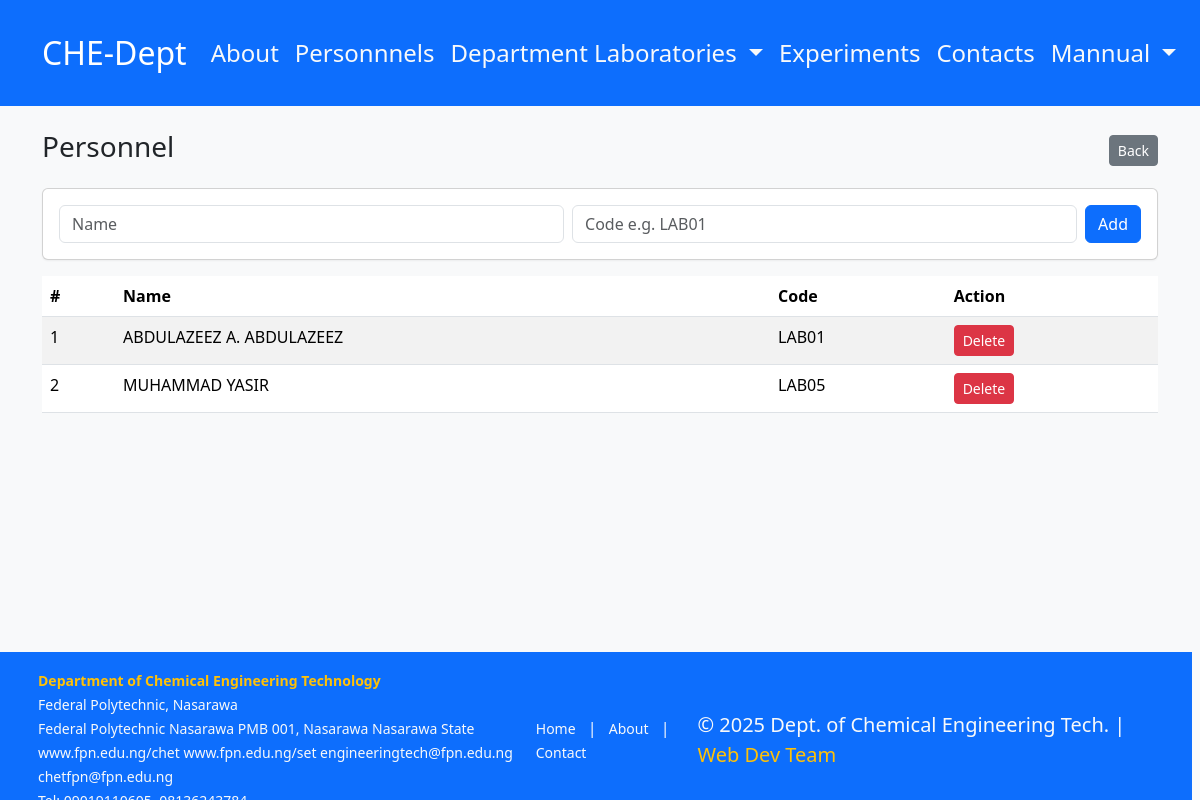
Screenshot of /admin/manage_personnel.php (signed in) with the database file from the repository.
### tables this page shows
CREATE TABLE IF NOT EXISTS personnel (
  id INT AUTO_INCREMENT PRIMARY KEY,
  name VARCHAR(255),
  code VARCHAR(50)
);

### admin/manage_personnel.php (the view, shortened to what this page needs)
<?php
require '../includes/db.php';
$rows = $pdo->query('SELECT * FROM personnel')->fetchAll();
include '../includes/header.php';
?>
<div class="d-flex justify-content-between align-items-center mb-3"><h3>Personnel</h3><a class="btn btn-sm btn-secondary" href="dashboard.php">Back</a></div>
<div class="card p-3 mb-3"><form method="post" class="row g-2"><div class="col"><input name="name" class="form-control" placeholder="Name" required></div><div class="col"><input name="code" class="form-control" placeholder="Code e.g. LAB01" required></div><div class="col-auto"><button class="btn btn-primary" name="add">Add</button></div></form></div>
<table class="table table-striped"><thead><tr><th>#</th><th>Name</th><th>Code</th><th>Action</th></tr></thead><tbody>
<?php foreach($rows as $i=>$r): ?><tr><td><?=$i+1?></td><td><?=htmlspecialchars($r['name'])?></td><td><?=htmlspecialchars($r['code'])?></td><td><a class="btn btn-sm btn-danger" href="?del=<?=$r['id']?>" onclick="return confirm('Delete?')">Delete</a></td></tr><?php endforeach; ?>
</tbody></table>
<div class="container py-5" style="margin-bottom: 10rem;"></div>
<?php include '../includes/footer.php'; ?>

### assets/style.css (style rules this page uses)
body { font-family:Arial,Helvetica,sans-serif; }
.card { box-shadow:0 1px 2px rgba(0,0,0,0.05); }

### rows the page displays
personnel: name "ABDULAZEEZ A. ABDULAZEEZ", code "LAB01"
personnel: name "MUHAMMAD YASIR", code "LAB05"
